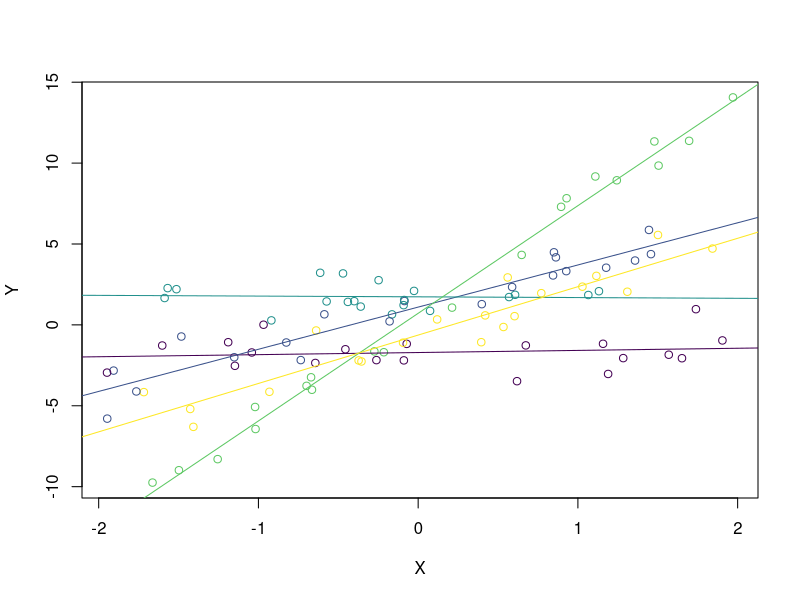

Here is the R script that generated this plot:
## ---- chunk 1
knitr::opts_chunk$set(echo = TRUE)
if(!require(viridis)) install.packages("viridis")
library(viridis)
## ---- chunk 2

# set the random seed for reproducibility
set.seed(1)

# sample size per group
n <- 20

# number of groups
g <- 5
G <- factor(rep(LETTERS[1:g], n))

# set the colour palette accordingly (NB i use the library viridis)
palette(viridis(g))


# a slope for each group taken from a normal distribution
mu.b <- 2
s.b <- 3
b <- rnorm(g, mu.b, s.b)
B <- rep(b, n) # and replicate them out for each sample

# an intercept for each group, taken from a normal distribution
mu.c <- 0
s.c <- 2
c <- rnorm(g, mu.c, s.c)
C <- rep(c, n) # and replicate them out for each sample

# The linear covariate X is uniform random between -2 and 2
X <- runif(n*g, -2, 2)

# define the residual noise
s.r <- 1
s <- rnorm(n*g, 0, s.r)

# calculate the reponse variable Y
Y <- X * B + C + s

# Plot the results
plot(Y ~ X, col = G)

dd <- data.frame(Y = Y, X = X, G = G)
dd.s <- split(dd, G)
for (i in 1:length(dd.s)){
  abline(lm(Y~X, data = dd.s[[i]]), col = i)
}

## ---- chunk 3

# load the lme4 library
if(!require(lme4, quietly = TRUE)) install.packages("lme4")
library(lme4, quietly = TRUE)


# fixed effects only. 4 slopes and 4 intercepts using glm()
m1 <- glm(Y ~ X * G)

# one slope and random intercept
m2 <- lmer(Y ~ X + (1|G))

# 4 slopes and a random intercept term
m3 <- lmer(Y ~ X + X:G + (1|G))

# random slope and random intercept
m4 <- lmer(Y ~ X + (X|G))

# random slope and random intercept (uncorrelated)
m5 <- lmer(Y ~ X + (X||G))
## ---- chunk 4
# collate the specified values from the start
true.coefs <- data.frame(Intercept = c, Slopes.X = b)

print(round(true.coefs,2))

# It is also useful to compare these coefficients to those for Group A,
# since model fitting often compares the effect of the other Groups to this
# baseline, reference group.

relative.coefs <- data.frame(G.effects = c - c[1], Slopes.effects = b - b[1])

print(round(relative.coefs, 2))

# the sample means of these coefficients
print(round(colMeans(true.coefs),2))

# and the population means and variances (which we specified a priori)
cat("Population mean\n")
cat(c(mu.c, mu.b))

cat("Population variances\n")
cat(c(s.c, s.b) ^ 2)
## ---- chunk 5

# pull out and re-organise the estimates for the glm
tmp <- coef(m1)
glm.est <- data.frame(Intercepts = c(tmp[1], tmp[3:(g+1)]),
                 Slopes = c(tmp[2], tmp[(g+2):(g+g)]))
rownames(glm.est) <- LETTERS[1:g]

print(glm.est)

# ------------------------------------------------------------
# get estimates for the lmer objects which is much easier

rand.intercepts.1.slope <- coef(m2)$G
print(rand.intercepts.1.slope)

tmp <- coef(m3)$G
rand.inter.4.slopes <- data.frame(Intercept = tmp$`(Intercept)`,
                                  X = unlist(c(tmp[1,2], tmp[1,3:(g+1)] +
                                                 tmp[1,2])))
rownames(rand.inter.4.slopes) <- LETTERS[1:g]
print(rand.inter.4.slopes)

# Random slopes and intercepts
rand.slopes <- coef(m4)$G
print(rand.slopes)

# Random slopes and intercepts
rand.slopes.u <- coef(m5)$G
print(rand.slopes.u)
## ---- chunk 6
# summary of the full random slopes and random intercept model
summary(m4)

# summary of the full uncorrelated random slopes and random intercept model
summary(m5)

# we simulated using standard deviations, so need to square them to get 
# variances.
sim.vars <- c(Var.intercepts = s.c ^ 2, 
              Var.slopes = s.b ^ 2,
              Resid.Var = s.r ^ 2)

## ---- chunk 7
lapply(list(m1, m2, m3, m4, m5), extractAIC)
## ---- chunk 8
lapply(list(m1, m2, m3, m4, m5), logLik)
